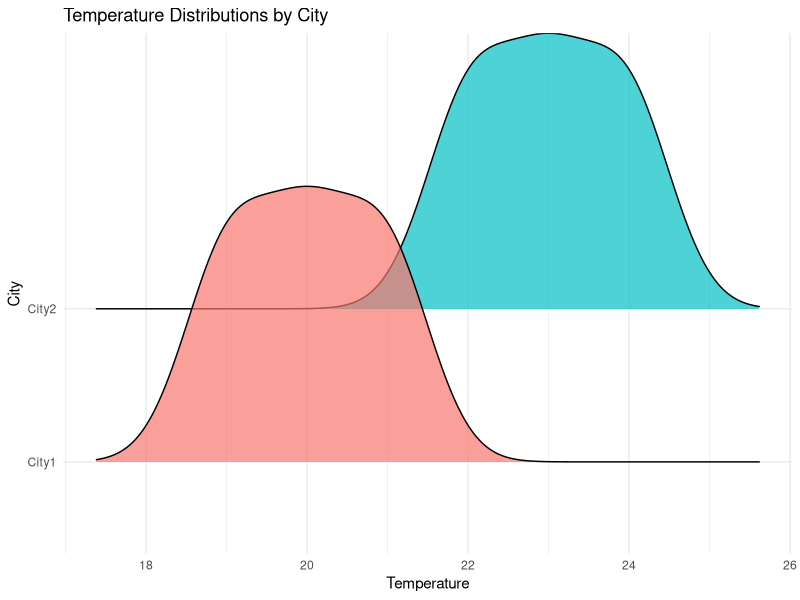

Recreate this plot in R.
# Load necessary libraries
library(ggplot2)
library(ggridges)

# Create the dataset
city <- c(rep("City1", 3), rep("City2", 3))
temperature <- c(20, 21, 19, 22, 23, 24)
data <- data.frame(city, temperature)

# Create the ridgeline plot
ggplot(data, aes(x = temperature, y = city, fill = city)) +
  geom_density_ridges(alpha = 0.7) +
  labs(title = "Temperature Distributions by City", x = "Temperature", y = "City") +
  theme_minimal() +
  theme(legend.position = "none")
